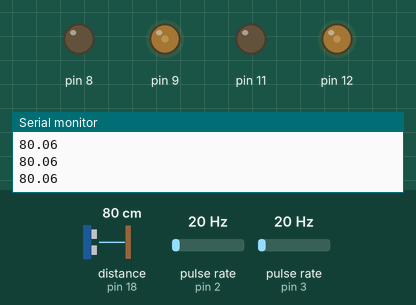
Bench run of a sketch on a simulated Arduino Mega 2560, built with avr-gcc and run on an emulated ATmega2560. Parts: output pins drawn as LEDs (lit = HIGH), the last lines printed to the serial monitor. Wiring (inferred from the names in the program): ultrasonic range finder: trigger pin 5; echo pin 18; 2 × pulse sensor: data pin 2 / data pin 3. The inputs (shaded band) are chosen by the test bench; at power-on: distance to the obstacle (sensor on pin 18) 80 cm, pulse rate (sensors on pin 2, pin 3) 20 Hz. The echo pulse lasts 58.3 µs per cm; pins used as bus, display or sensor lines are not drawn.

Above: at 1.2 s.
1.3 s: distance to the obstacle (sensor on pin 18) set to 18 cm
At 1.4 s:
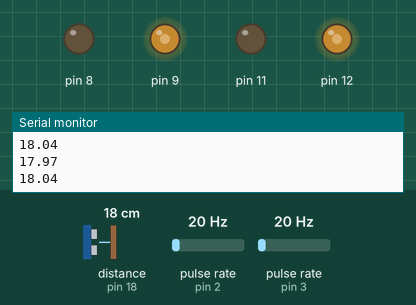
4.3 s: distance to the obstacle (sensor on pin 18) set to 13 cm
At 5.5 s:
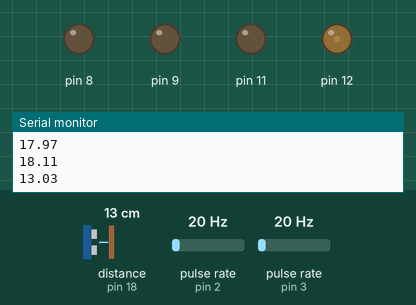
Timing chart, 0 to 7.3 s (numbered marks = the images above; inputs shaded):
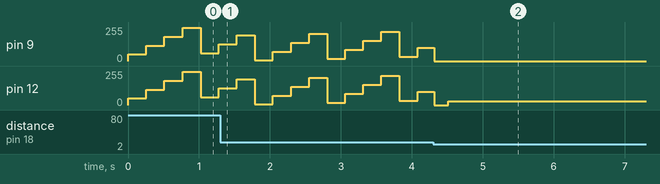

The sketch:

Square.ino
```cpp
/*----------------Importing Libraries-----------------------------*/
#include "Motor.h"
#include "Ultrasonic.h"
#include "Sound.h"

/*----------------Defining Pins-----------------------------------*/
//Left Motor
#define ENC1 3 //INPUT FROM ENCODER
#define M1A 8 //MOTOR PIN
#define M1B 9 //MOTOR PIN

//Right Motor
#define ENC2 2 //INPUT FROM ENCODER
#define M2A 12 //MOTOR PIN
#define M2B 11 //MOTOR PIN

//Front Ultrasonic
#define TRIG1 5
#define ECHO1 18

/*----------------Defining Constants------------------------------*/
#define COUNTDOWN 250000 //NEW RPM READING TAKEN EVERY .25 SECOND

#define DEG90 750 //TIME TAKEN FOR 360DEG TURN OF ROBOT

#define TARGET_SPINS 850 //TARGET RPM BOTH MOTORS ARE TRYING TO ACHIEVE

/*----------------Declaring Objects-------------------------------*/
//Motor left = Motor(M1A, M1B, ENC1, 53, "Left", 0.008, 0.0075, 0.0077);
//Motor right = Motor(M2A, M2B, ENC2, 50, "Right", 0.067, 0.0033, 0.0072);

//IDEAL VALUES OF MOTORS TO GO AT 850 TICK PER SECOND
Motor left = Motor(M1A, M1B, ENC1, 50, "Left", 0.08, 0.0007, 0.00002);
Motor right = Motor(M2A, M2B, ENC2, 50, "Right", 0.08, 0.0007, 0.00002);

Ultrasonic front = Ultrasonic(TRIG1, ECHO1, "Front");

/*----------------Global Variables--------------------------------*/
//unsigned long timerNow = 0; //TIME NOW
unsigned long timerStart = 0; //TIME SINCE LAST READING (RPM)
//unsigned long elapsedTime = 0; //micros() - timerStart = elapsedTime

unsigned long timerStart2 = 0; //TIME AT 1 CORNER
unsigned long elapsedTimes[4]; //TIME FROM CORNER TO NEXT CORNER
byte turnId = 0; //IDENTIFIES WHICH CORNER JUST CURRENLY PASSED

//unsigned long forwardTiming; //TIME THE ROBOT SHOULD GO FORWARD FOR TO REACH CENTRE
//unsigned long rightTiming; //TIME THE ROBOT SHOULD GO RIGHT FOR TO REACH CENTRE

double distFront = 30.0; //DISTANCE TO WALL IN FRONT

/*----------------Setup-------------------------------------------*/
void lInc(){  left.revInc(); } //INTERRUPT ROUTINE FOR LEFT MOTOR
void rInc(){  right.revInc(); } //INTERRUPT ROUTINE FOR RIGHT MOTOR

void setup() {
  Serial.begin(9600); //SERIAL COMMUNICATIONS

  attachInterrupt(digitalPinToInterrupt(ENC1), lInc, RISING); //INTERRUPT FOR LEFT MOTOR
  attachInterrupt(digitalPinToInterrupt(ENC2), rInc, RISING); //INTERRUPT FOR RIGHT MOTOR

  timerStart2 = micros(); //T=0
}

void forward(){ //MOVE FORWARD
  left.turnACW(); //BY MOVING LEFT MOTOR CLOCKWISE
  right.turnCW(); //BY MOVING RIGHT MOTOR ANTI-CLOCKWISE

  wheelAdjust(); //GET THE RPM OF BOTH MOTORS AND THEN ADJUST LEFT ACCORDINGLY
}

void wheelAdjust(){ //GET THE RPM OF BOTH MOTORS
//  timerNow = micros();
  unsigned long elapsedTime = micros() - timerStart;

  if (elapsedTime >= COUNTDOWN) { //GET RPM ONLY AT CERTAIN INTERVALS (EVERY .25 SECOND)
    left.getRPM(elapsedTime); //LEFT MOTOR RPM
//    Serial.print(" , ");
    right.getRPM(elapsedTime); //RIGHT MOTOR RPM
//    Serial.println();

    timerStart = micros(); //NEW READING, THEREFORE RESET THIS VAR
    left.PID(TARGET_SPINS , elapsedTime); //MAKE THE LEFT MOTOR MOVE AT THE SAME SPEED AS THE RIGHT MOTOR
    right.PID(TARGET_SPINS , elapsedTime); //MAKE THE LEFT MOTOR MOVE AT THE SAME SPEED AS THE RIGHT MOTOR
  }
}

void distance(){
  for(byte i = 0; i < ARR_L; i++){
      front.pulse();
      double distance = front.medianDist();

      if(distance != 0)  {
          distFront = distance;
          Serial.println(distFront);
      }
  }
}

void turnRight(){
  //STOP THE ROBOT
  left.turnCW(0);
  right.turnCW(0);
  delay(200);
  rev_Clear();

  while(right.rev <= 1080) //TURN THE RIGHT WHEEL FOR 1100 TICKS
    right.turnCW(30); //TURN AT SPEED 50PWM

  //STOP THE ROBOT
  left.turnCW(0);
  right.turnCW(0);
  delay(200);

  rev_Clear(); //CLEAR REV COUNTER

  left.PWM = 50;
  right.PWM = 50;
}

void rev_Clear(){
  left.revClear();
  right.revClear();
}

void lapAround(){
  if(distFront <= 15.0){
    elapsedTimes[turnId] = micros() - timerStart2;
    turnRight();
    timerStart2 = micros(); //T=0
    turnId++;
  }
  else forward();
}

void toCentre(){
  unsigned long forwardTiming = (elapsedTimes[0] + elapsedTimes[2])/4.95;
  unsigned long rightTiming = (elapsedTimes[1] + elapsedTimes[3])/4.2;

  timerStart2 = micros();
  while(micros() - timerStart2 <= forwardTiming){
    forward();
  }

  turnRight();

  timerStart2 = micros();
  while(micros() - timerStart2 <= rightTiming){
    forward();
  }

  left.turnCW(0);
  right.turnACW(0);

  turnId++;
}

/*----------------Main/Loop---------------------------------------*/
void loop() {
  if(turnId < 4){
    distance();
    lapAround();
  }else if(turnId == 4){
//    forwardTiming = (elapsedTimes[0] + elapsedTimes[2])/4.7;
//    rightTiming = (elapsedTimes[1] + elapsedTimes[3])/4.3;
    toCentre();
  }else if(turnId == 5){
    sSound();
    turnId++;
  }
}
```

Motor.h
```cpp
#ifndef _MOTOR_H
#define _MOTOR_H

class Motor {

  private:
    byte CW;
    byte ACW;
    String m_Name;


    double error;
    double oldError = 0;
    double integral;

    double kp;
    double ki;
    double kd;

  public:
    byte PWM;

    volatile int rev = 0;

    double spins = 0;

    Motor(byte, byte, byte, byte, String, double, double, double);
    void turnCW();
    void turnACW();
    void turnCW(byte);
    void turnACW(byte);

	  void revInc();
    void revClear();
    void getRPM(unsigned long);
    void PID(double, unsigned long);
};

#endif // _MOTOR_H
```

Motor.ino
```cpp
#include "Motor.h"

Motor::Motor(byte CW, byte ACW, byte ENC, byte PWM, String m_Name, double k1, double k2, double k3) {
  this->CW = CW;
  this->ACW = ACW;
  this->m_Name = m_Name;

  this->PWM = PWM;

  this->kp = k1;
  this->ki = k2;
  this->kd = k3;

  pinMode(ENC, INPUT);
  pinMode(CW, OUTPUT);
  pinMode(ACW, OUTPUT);
}

void Motor::turnCW(){
  analogWrite(this->ACW, 0);
  analogWrite(this->CW, this->PWM);
}

void Motor::turnCW(byte PWM){
  analogWrite(this->ACW, 0);
  analogWrite(this->CW, PWM);
}

void Motor::turnACW(){
  analogWrite(this->CW, 0);
  analogWrite(this->ACW, this->PWM);
}

void Motor::turnACW(byte PWM){
  analogWrite(this->CW, 0);
  analogWrite(this->ACW, PWM);
}

void Motor::revInc() {
  this->rev++;
}

void Motor::revClear() {
  this->rev = 0;
}

void Motor::getRPM(unsigned long elapsedTime) {
    this->spins = this->rev / (elapsedTime / (double)1000000.0);
//    Serial.println(this->m_Name + ": spins: " + String(this->spins));
    this->rev = 0;
//    Serial.print(this->spins);
}

void Motor::PID(double targetSpins, unsigned long elapsedTimeInMicros){

	this->oldError = this->error; //Differential

	this->error = targetSpins - this->spins; //Error
//	Serial.println(this->m_Name + ": error: " + String(this->error));

	double elapsedTime = (elapsedTimeInMicros)/1000000.0;

  //This is probably correct
  this->integral += (elapsedTime)*error; //Integral
	this->PWM += (byte)(( this->kp*this->error ) + ( this->ki*this->integral ) + ( (this->kd/elapsedTime)*(oldError - error) )); //(P)+(I)+(D)

//  Serial.println(this->m_Name + ": PWM: " + String(this->PWM));
//  Serial.println(this->PWM);
}
```

Sound.h
```cpp
#ifndef Sound_h
#define Sound_h

class Sound
{
  public:

  private:

};

#endif
```

Sound.ino
```cpp
#include "Sound.h"

/*
  Nokia Tune
  Connect a piezo buzzer or speaker to pin 11 or select a new pin.
  More songs available at https://github.com/robsoncouto/arduino-songs

                                              Robson Couto, 2019
*/
#define NOTE_B0  31
#define NOTE_C1  33
#define NOTE_CS1 35
#define NOTE_D1  37
#define NOTE_DS1 39
#define NOTE_E1  41
#define NOTE_F1  44
#define NOTE_FS1 46
#define NOTE_G1  49
#define NOTE_GS1 52
#define NOTE_A1  55
#define NOTE_AS1 58
#define NOTE_B1  62
#define NOTE_C2  65
#define NOTE_CS2 69
#define NOTE_D2  73
#define NOTE_DS2 78
#define NOTE_E2  82
#define NOTE_F2  87
#define NOTE_FS2 93
#define NOTE_G2  98
#define NOTE_GS2 104
#define NOTE_A2  110
#define NOTE_AS2 117
#define NOTE_B2  123
#define NOTE_C3  131
#define NOTE_CS3 139
#define NOTE_D3  147
#define NOTE_DS3 156
#define NOTE_E3  165
#define NOTE_F3  175
#define NOTE_FS3 185
#define NOTE_G3  196
#define NOTE_GS3 208
#define NOTE_A3  220
#define NOTE_AS3 233
#define NOTE_B3  247
#define NOTE_C4  262
#define NOTE_CS4 277
#define NOTE_D4  294
#define NOTE_DS4 311
#define NOTE_E4  330
#define NOTE_F4  349
#define NOTE_FS4 370
#define NOTE_G4  392
#define NOTE_GS4 415
#define NOTE_A4  440
#define NOTE_AS4 466
#define NOTE_B4  494
#define NOTE_C5  523
#define NOTE_CS5 554
#define NOTE_D5  587
#define NOTE_DS5 622
#define NOTE_E5  659
#define NOTE_F5  698
#define NOTE_FS5 740
#define NOTE_G5  784
#define NOTE_GS5 831
#define NOTE_A5  880
#define NOTE_AS5 932
#define NOTE_B5  988
#define NOTE_C6  1047
#define NOTE_CS6 1109
#define NOTE_D6  1175
#define NOTE_DS6 1245
#define NOTE_E6  1319
#define NOTE_F6  1397
#define NOTE_FS6 1480
#define NOTE_G6  1568
#define NOTE_GS6 1661
#define NOTE_A6  1760
#define NOTE_AS6 1865
#define NOTE_B6  1976
#define NOTE_C7  2093
#define NOTE_CS7 2217
#define NOTE_D7  2349
#define NOTE_DS7 2489
#define NOTE_E7  2637
#define NOTE_F7  2794
#define NOTE_FS7 2960
#define NOTE_G7  3136
#define NOTE_GS7 3322
#define NOTE_A7  3520
#define NOTE_AS7 3729
#define NOTE_B7  3951
#define NOTE_C8  4186
#define NOTE_CS8 4435
#define NOTE_D8  4699
#define NOTE_DS8 4978
#define REST      0


// change this to make the song slower or faster
int tempo = 180;

// change this to whichever pin you want to use
int buzzer = A10;

// notes of the moledy followed by the duration.
// a 4 means a quarter note, 8 an eighteenth , 16 sixteenth, so on
// !!negative numbers are used to represent dotted notes,
// so -4 means a dotted quarter note, that is, a quarter plus an eighteenth!!
int melody[] = {

  // Nokia Ringtone
  // Score available at https://musescore.com/user/29944637/scores/5266155

  NOTE_E5, 8, NOTE_D5, 8, NOTE_FS4, 4, NOTE_GS4, 4,
  NOTE_CS5, 8, NOTE_B4, 8, NOTE_D4, 4, NOTE_E4, 4,
  NOTE_B4, 8, NOTE_A4, 8, NOTE_CS4, 4, NOTE_E4, 4,
  NOTE_A4, 2,
};

// sizeof gives the number of bytes, each int value is composed of two bytes (16 bits)
// there are two values per note (pitch and duration), so for each note there are four bytes
int notes = sizeof(melody) / sizeof(melody[0]) / 2;

// this calculates the duration of a whole note in ms
int wholenote = (60000 * 4) / tempo;

int divider = 0, noteDuration = 0;

void sSound() {
  // iterate over the notes of the melody.
  // Remember, the array is twice the number of notes (notes + durations)
  for (int thisNote = 0; thisNote < notes * 2; thisNote = thisNote + 2) {

    // calculates the duration of each note
    divider = melody[thisNote + 1];
    if (divider > 0) {
      // regular note, just proceed
      noteDuration = (wholenote) / divider;
    } else if (divider < 0) {
      // dotted notes are represented with negative durations!!
      noteDuration = (wholenote) / abs(divider);
      noteDuration *= 1.5; // increases the duration in half for dotted notes
    }

    // we only play the note for 90% of the duration, leaving 10% as a pause
    tone(buzzer, melody[thisNote], noteDuration * 0.9);

    // Wait for the specief duration before playing the next note.
    delay(noteDuration);

    // stop the waveform generation before the next note.
    noTone(buzzer);
  }
}
```

Ultrasonic.h
```cpp
#ifndef _ULTRASONIC_H
#define _ULTRASONIC_H

#define ARR_L 1 //NUMBER OF SAMPLES FOR DISTANCE MEASUREMENT
#define SPEED_OF_SOUND_HALF 171.5 //SPEED OF SOUND

#define TIMEOUT 8900 //TAKE NEW ULTRASONIC READING EVERY .05 SECOND

class Ultrasonic {

  private:
    String m_Name; //NAME OF THE MOTOR
    byte TRIG; //TRIG PIN
    byte ECHO; //ECHO PIN

    double distances[ARR_L]; //ARRAY OF ALL THE SAMPLES
    byte i = 0; //CURRENT SAMPLE NUMBER

    void sort(); //SORTS ALL THE SAMPLES IN NUMERICAL ORDER [BUBBLE SORT]

  public:
    unsigned long timerStart; //TIME AT WHEN ECHO IS RECIEVED

    Ultrasonic(byte, byte, String); //Ultrasonic Sensor CONSTRUCTOR

    double pulse(); //SENDS OUT THE ULTRASONIC PULSE

    double medianDist(); //GET THE MEDIAN DEISTANCE FROM ALL THE SAMPLE COLLECTED
};

#endif // _ULTRASONIC_H
```

Ultrasonic.ino
```cpp
#include "Ultrasonic.h"

Ultrasonic::Ultrasonic(byte TRIG, byte ECHO, String m_Name) {
  this->TRIG = TRIG;
  this->ECHO = ECHO;
  this->m_Name = m_Name;

  pinMode(ECHO, INPUT);
  pinMode(TRIG, OUTPUT);

  this->timerStart = micros();
}

double Ultrasonic::pulse() {
  digitalWrite(this->TRIG, LOW);
  delayMicroseconds(2);
  digitalWrite(this->TRIG, HIGH);
  delayMicroseconds(10);
  digitalWrite(this->TRIG, LOW);


  this->timerStart = micros();
  while(!digitalRead(this->ECHO)  && (micros() - this->timerStart) <= TIMEOUT);
  this->timerStart = micros();
  while(digitalRead(this->ECHO) && (micros() - this->timerStart) <= TIMEOUT);

    this->i++;
    this->distances[i-1] = (micros() - this->timerStart)/10000.0 * SPEED_OF_SOUND_HALF;
    return ((micros() - this->timerStart)/10000.0) * SPEED_OF_SOUND_HALF;
}

double Ultrasonic::medianDist() {
  if(this->i >= ARR_L){
    this->sort();
    this->i = 0;
    return distances[ARR_L / 2];
  }
  return 0.0;
}

void Ultrasonic::sort(){
  for(byte i=0; i<(ARR_L-1); i++) {
    for(byte j=0; j<(ARR_L-(i+1)); j++) {
      if(this->distances[j] > this->distances[j+1]) {
        double t = this->distances[j];
        this->distances[j] = this->distances[j+1];
        this->distances[j+1] = t;
      }
    }
  }
}
```

Measured:
- the behaviour switches between 16 and 15 cm on distance to the obstacle (sensor on pin 18) (found by bisection; images 1 and 2)
